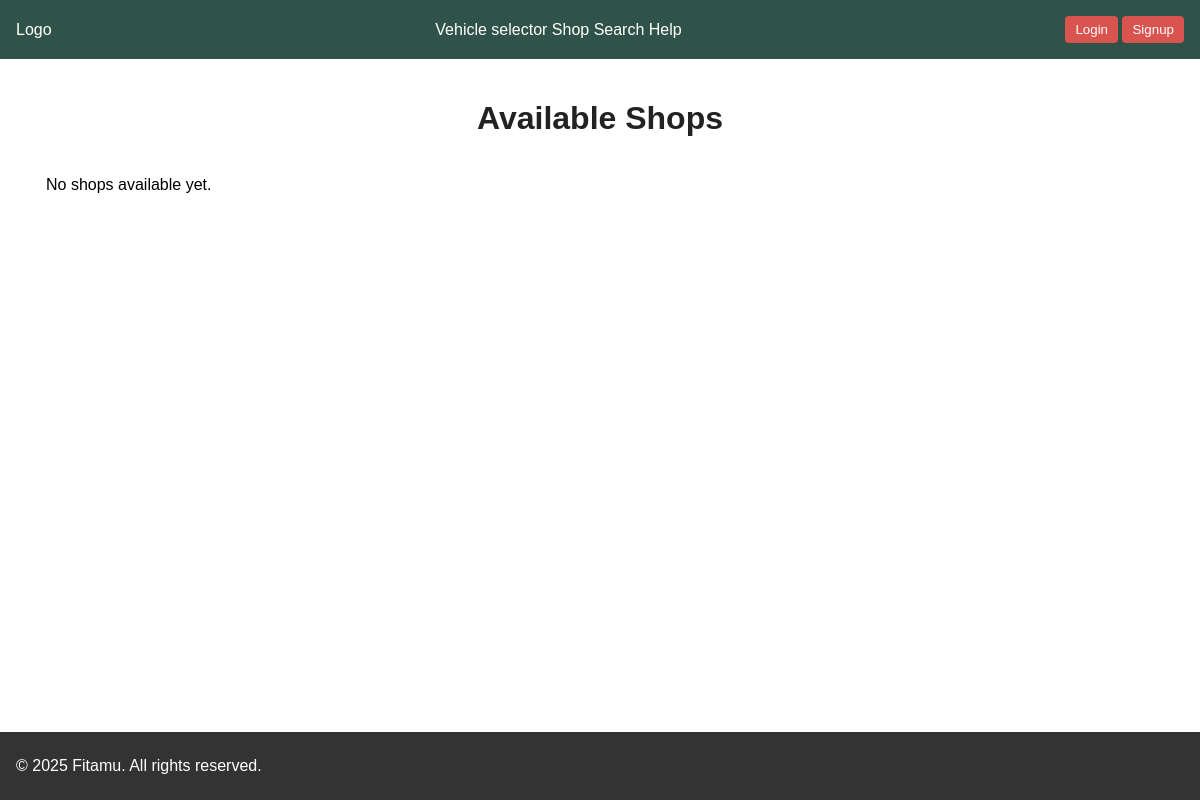
The app's page /carparts/shops/, older data.
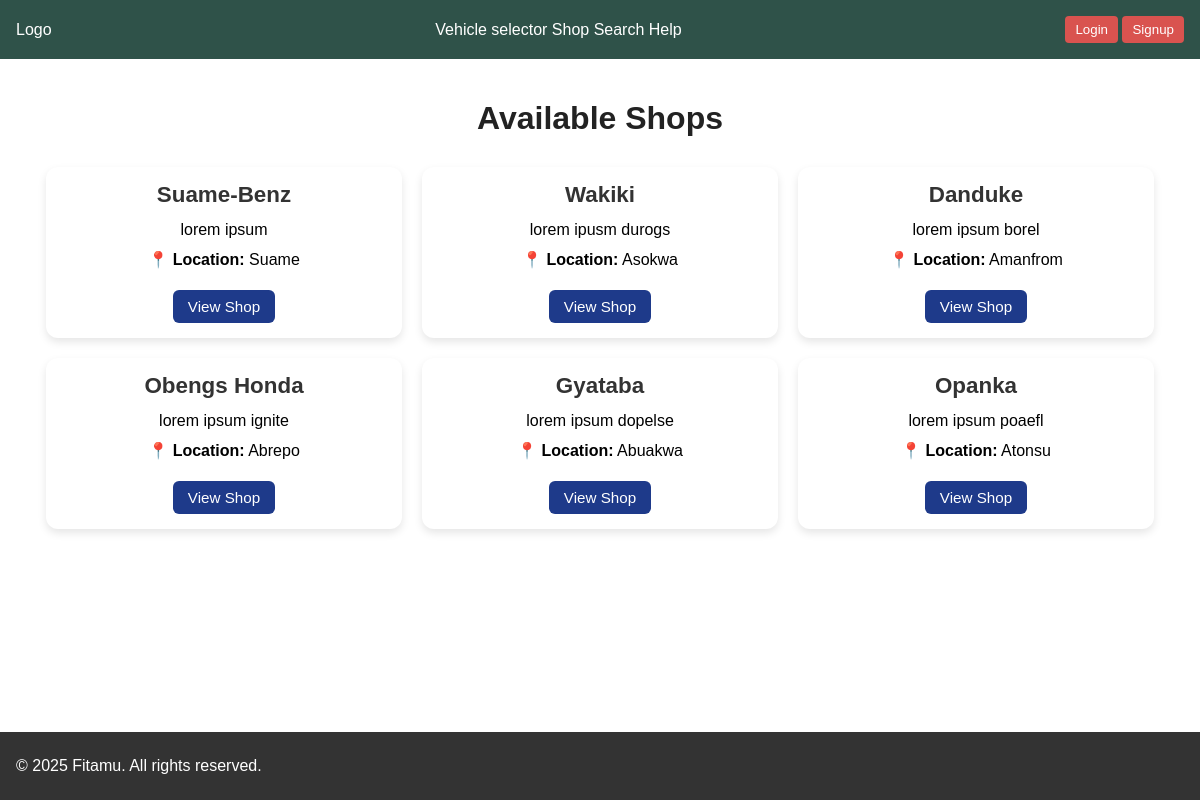
The same page, newer data.
### carparts/models.py (models this page shows, shortened)
class Shop(models.Model):
    name = models.CharField(max_length=100)
    description = models.TextField()
    location = models.CharField(max_length=200)

### carparts/views.py (the view)
# urls.py: path("shops/", views.shop_list, name="shop_list"),
def shop_list(request):
    shops = Shop.objects.all()
    return render(request, "carparts/shop_list.html", {"shops": shops})

### carparts/templates/carparts/shop_list.html
{% extends "base.html" %}
{% load static %}
{% block content %}
<link rel="stylesheet" href="{% static 'css/shop.css' %}">
<h2>Available Shops</h2>
<div class="shop-container">
  {% for shop in shops %}
    <div class="shop-card">
      <h3>{{ shop.name }}</h3>
      <p>{{ shop.description }}</p>
      <p><strong>📍 Location:</strong> {{ shop.location }}</p>
      <a href="{% url 'shop_detail' shop.id %}" class="btn">View Shop</a>
    </div>
  {% empty %}
    <p>No shops available yet.</p>
  {% endfor %}
</div>
{% endblock %}

Row changes from the older to the newer data that the page shows:
added Shop: name "Suame-Benz", description "lorem ipsum", location "Suame"
added Shop: name "Wakiki", description "lorem ipusm durogs", location "Asokwa"
added Shop: name "Danduke", description "lorem ipsum borel", location "Amanfrom"
added Shop: name "Obengs Honda", description "lorem ipsum ignite", location "Abrepo"
added Shop: name "Gyataba", description "lorem ipsum dopelse", location "Abuakwa"
added Shop: name "Opanka", description "lorem ipsum poaefl", location "Atonsu"
Text that changed along with them:
text no longer shown: "No shops available yet."
